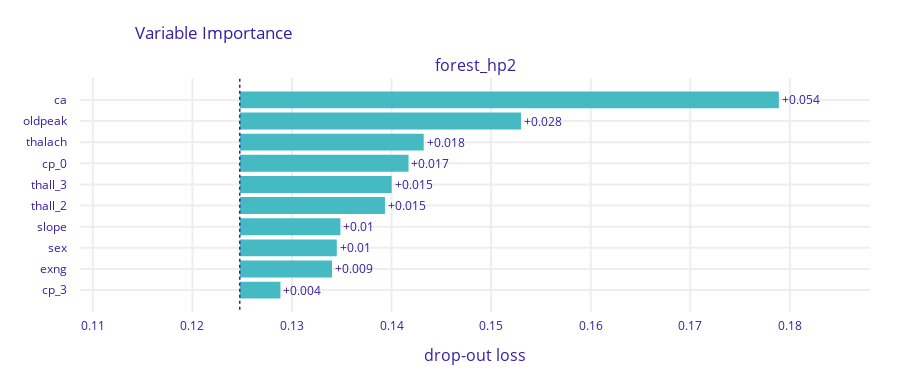

Notebook source saved alongside this figure:
### Code cell
forest = sklearn.ensemble.RandomForestClassifier(n_estimators=17, criterion='entropy', max_features='log2')
forest.fit(X=X_train,y=y_train)
print(f'Accuracy: {sklearn.metrics.accuracy_score(y_test,forest.predict(X_test))}')
print(f'Recall: {sklearn.metrics.recall_score(y_test,forest.predict(X_test))}')
print(f'Precision: {sklearn.metrics.precision_score(y_test,forest.predict(X_test))}')

forest_accuracy = sklearn.metrics.accuracy_score(y_test,forest.predict(X_test))
forest_recall = sklearn.metrics.recall_score(y_test,forest.predict(X_test))
forest_precision = sklearn.metrics.precision_score(y_test,forest.predict(X_test))

print('\nResults on train dataset:')
print(f'Accuracy: {sklearn.metrics.accuracy_score(y_train,forest.predict(X_train))}')
print(f'Recall: {sklearn.metrics.recall_score(y_train,forest.predict(X_train))}')
print(f'Precision: {sklearn.metrics.precision_score(y_train,forest.predict(X_train))}')

obs = list(range(2))
import numpy as np
predict = lambda m, d: m.predict_proba(d)[:,1]

for i in obs:
    obs1 = X_test.iloc[obs[i]].to_numpy().reshape(1,-1)
    print(obs1)
    print(predict(forest, obs1))
    

X = X_test
y = y_test
explainer = dx.Explainer(forest, X_test, y_test, predict_function=predict, label="forest_hp2")

pvi = explainer.model_parts(random_state=0)
pvi.plot()

### Figure 1 — Plotly figure (JSON) as saved in the notebook; plotly's stock layout.template omitted (floating-point values rounded to 4 significant figures)
{"data": [{"base": 0.1248, "hoverinfo": "text", "hoverlabel": {"bgcolor": "rgba(0,0,0,0.8)"}, "hovertext": ["Model: forest_hp2 loss after<br>variable: ca is permuted: 0.179<br>Drop-out loss change: +0.054", "Model: forest_hp2 loss after<br>variable: oldpeak is permuted: 0.153<br>Drop-out loss change: +0.028", "Model: forest_hp2 loss after<br>variable: thalach is permuted: 0.143<br>Drop-out loss change: +0.018", "Model: forest_hp2 loss after<br>variable: cp_0 is permuted: 0.142<br>Drop-out loss change: +0.017", "Model: forest_hp2 loss after<br>variable: thall_3 is permuted: 0.14<br>Drop-out loss change: +0.015", "Model: forest_hp2 loss after<br>variable: thall_2 is permuted: 0.139<br>Drop-out loss change: +0.015", "Model: forest_hp2 loss after<br>variable: slope is permuted: 0.135<br>Drop-out loss change: +0.01", "Model: forest_hp2 loss after<br>variable: sex is permuted: 0.135<br>Drop-out loss change: +0.01", "Model: forest_hp2 loss after<br>variable: exng is permuted: 0.134<br>Drop-out loss change: +0.009", "Model: forest_hp2 loss after<br>variable: cp_3 is permuted: 0.129<br>Drop-out loss change: +0.004"], "marker": {"color": "#46bac2"}, "orientation": "h", "showlegend": false, "text": ["+0.054", "+0.028", "+0.018", "+0.017", "+0.015", "+0.015", "+0.01", "+0.01", "+0.009", "+0.004"], "textposition": "outside", "type": "bar", "x": [0.05413, 0.02824, 0.01847, 0.01695, 0.01526, 0.01458, 0.01011, 0.009744, 0.00926, 0.004086], "xaxis": "x", "y": ["ca", "oldpeak", "thalach", "cp_0", "thall_3", "thall_2", "slope", "sex", "exng", "cp_3"], "yaxis": "y"}], "layout": {"annotations": [{"font": {"size": 16}, "showarrow": false, "text": "forest_hp2", "x": 0.5, "xanchor": "center", "xref": "paper", "y": 1, "yanchor": "bottom", "yref": "paper"}, {"font": {"size": 16}, "showarrow": false, "text": "drop-out loss", "x": 0.5, "xanchor": "center", "xref": "paper", "y": 0, "yanchor": "top", "yref": "paper", "yshift": -30}], "font": {"color": "#371ea3"}, "height": 383, "margin": {"b": 71, "r": 30, "t": 78}, "shapes": [{"line": {"color": "#371ea3", "dash": "dot", "width": 1.5}, "type": "line", "x0": 0.1248, "x1": 0.1248, "xref": "x", "y0": -1, "y1": 10, "yref": "y"}], "title": {"text": "Variable Importance", "x": 0.15}, "xaxis": {"anchor": "y", "automargin": true, "domain": [0, 1], "fixedrange": true, "gridwidth": 2, "range": [0.1087, 0.188], "tickcolor": "white", "ticklen": 3, "ticks": "outside", "type": "linear", "zeroline": false}, "yaxis": {"anchor": "x", "automargin": true, "autorange": "reversed", "domain": [0, 1], "fixedrange": true, "gridwidth": 2, "tickcolor": "white", "ticklen": 10, "ticks": "outside", "type": "category"}}}
